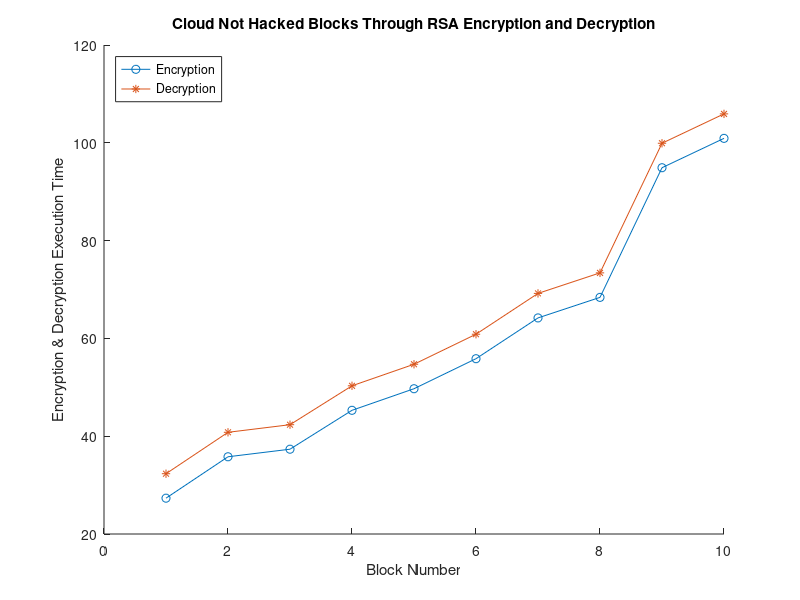

The MATLAB script that drew this image:
clear all;
close all;
clc

A= dlmread("Not_hacked_blocks.csv");
x= A(:,1);
y= A(:,2);

hold on
plot(x,'-o');
plot(y,'-*');
legend('Encryption','Decryption','Location','NorthWest')
xlabel('Block Number'), ylabel('Encryption & Decryption Execution Time')
title('Cloud Not Hacked Blocks Through RSA Encryption and Decryption')

